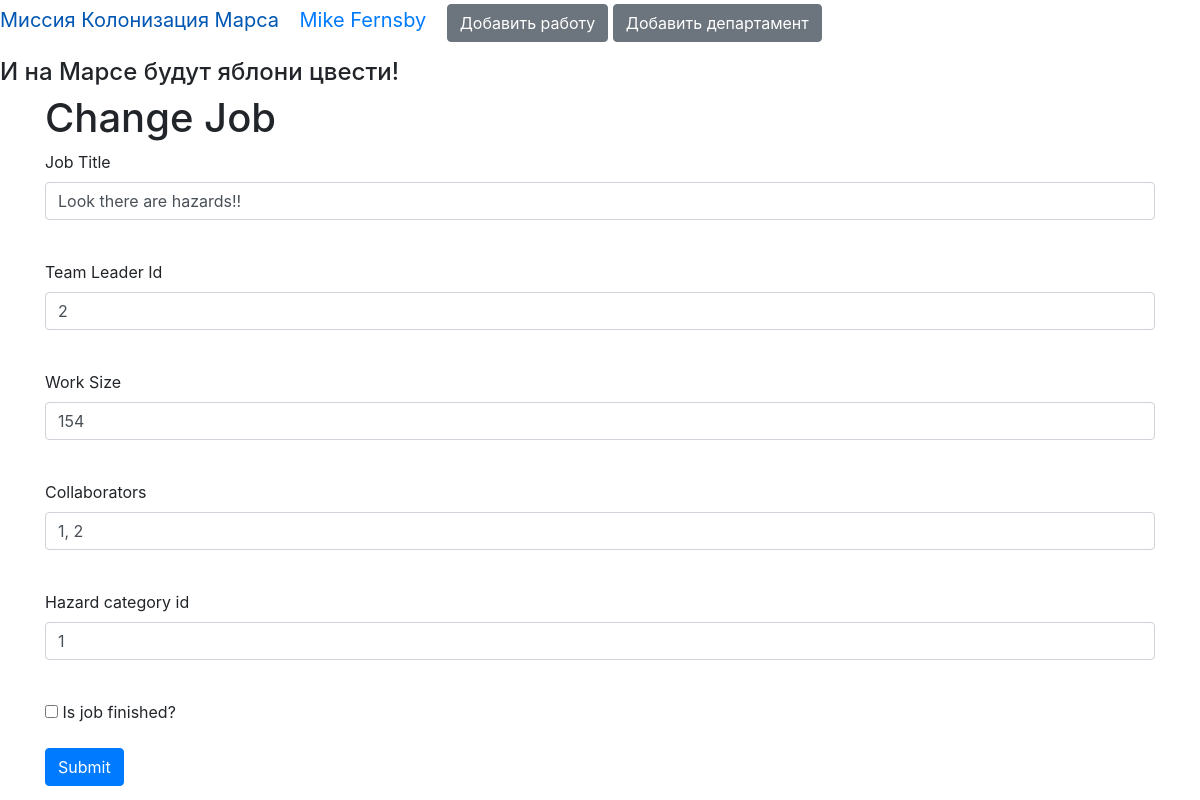
The app's page /change_job/1 (signed in), older data.
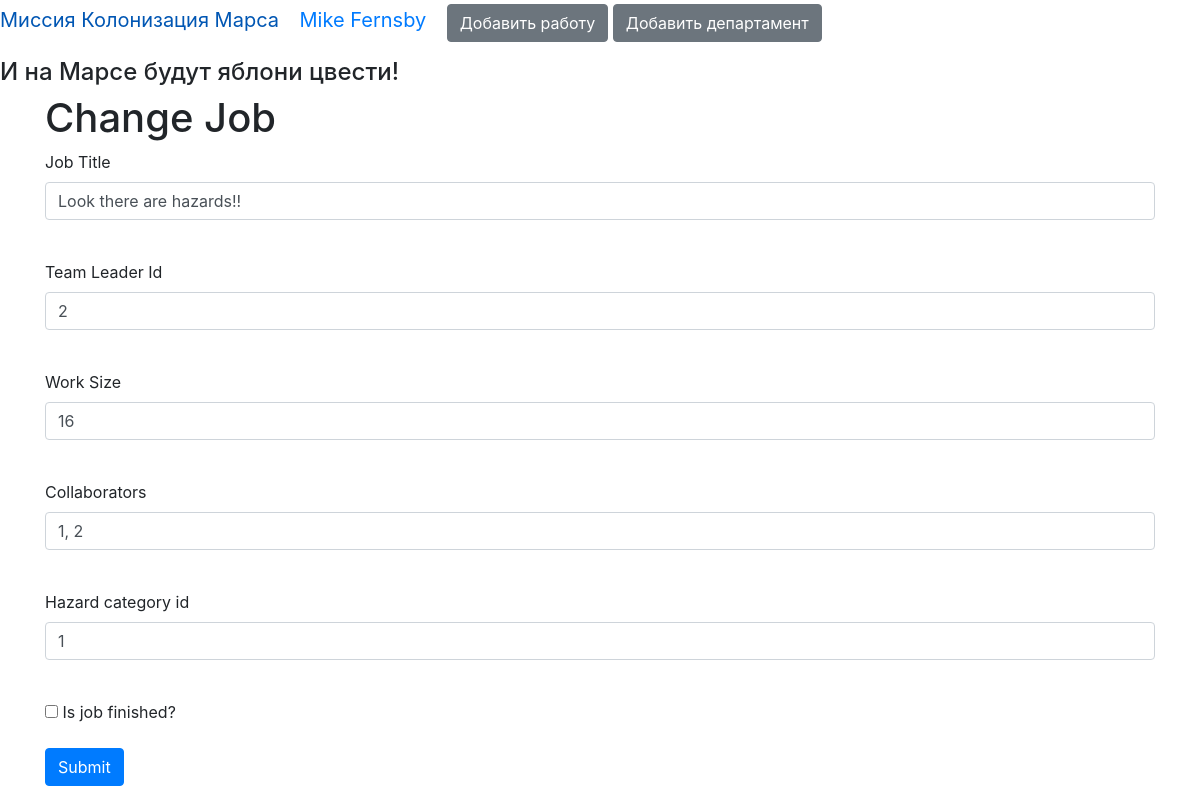
The same page, newer data.
### data/beta_code.py (models this page shows)
class Jobs(SqlAlchemyBase, SerializerMixin):
    __tablename__ = 'jobs'
    id = sqlalchemy.Column(sqlalchemy.Integer,
                           primary_key=True, autoincrement=True)
    team_leader = sqlalchemy.Column(sqlalchemy.Integer,
                                    sqlalchemy.ForeignKey("users.id"))
    job = sqlalchemy.Column(sqlalchemy.String, nullable=True)
    work_size = sqlalchemy.Column(sqlalchemy.Integer, nullable=True)
    collaborators = sqlalchemy.Column(sqlalchemy.String, nullable=True)
    start_date = sqlalchemy.Column(sqlalchemy.DateTime,
                                   default=datetime.datetime.now)
    end_date = sqlalchemy.Column(sqlalchemy.DateTime, nullable=True)
    is_finished = sqlalchemy.Column(sqlalchemy.Boolean, nullable=True)
    author = sqlalchemy.Column(sqlalchemy.Integer, nullable=True)
    categories = orm.relationship("Category",
                                  secondary="association",
                                  backref="jobs")

### truly_main.py (the view, shortened to what this page needs)
@app.route('/change_job/<id_job>', methods=['GET', 'POST'])
@login_required
def change_job(id_job):
    db_sess = db_session.create_session()
    data = db_sess.query(Jobs).filter(Jobs.id == id_job).first()
    if data.author == current_user.id or current_user.id == 1 or current_user.id == data.team_leader:
        form = JobForm()
        return render_template('job_form.html', title='Изменение работы',
                               form=form, action="change", data=data,
                               categories=", ".join([str(i.id) for i in data.categories]))
    return "У вас нет прав на это действие"

### data/forms/job.py
class JobForm(FlaskForm):
    title = StringField('Job Title', validators=[DataRequired()])
    team_leader = StringField('Team Leader Id', validators=[DataRequired()])
    work_size = StringField('Work Size', validators=[DataRequired()])
    collaborators = StringField('Collaborators', validators=[DataRequired()])
    category = StringField('Hazard category id', validators=[DataRequired()])
    is_finished = BooleanField("Is job finished?")
    submit = SubmitField('Submit')

### data/db_session.py (called while the page is built)
def create_session() -> Session:
    global __factory
    return __factory()

### truly_main.py (called while the page is built)
@login_manager.user_loader
def load_user(user_id):
    db_sess = db_session.create_session()
    return db_sess.query(User).get(user_id)

### templates/job_form.html (shortened to what this page needs)
{% extends "base.html" %}
{% block content %}
{% if action == "add" %}
<h1>Add Job</h1>
{% else %}
<h1>Change Job</h1>
{% endif %}
<form action="" method="post" novalidate>
    <p>
        {{ form.title.label }}<br>
        {{ form.title(class="form-control", value=data.job) }}<br>
    </p>
    <p>
        {{ form.team_leader.label }}<br>
        {{ form.team_leader(class="form-control", value=data.team_leader) }}<br>
    </p>
    <p>
        {{ form.work_size.label }}<br>
        {{ form.work_size(class="form-control", value=data.work_size) }}<br>
    </p>
    <p>
        {{ form.collaborators.label }}<br>
        {{ form.collaborators(class="form-control", value=data.collaborators) }}<br>
    </p>
    <p>
        {{ form.category.label }}<br>
        {{ form.category(class="form-control", value=categories) }}<br>
    </p>
    {% if data == None %}
    <p>{{ form.is_finished() }} {{ form.is_finished.label }}</p>
    {% else %}
    <p>{{ form.is_finished(checked=data.is_finished) }} {{ form.is_finished.label }}</p>
    {% endif %}
    <p>{{ form.submit(type="submit", class="btn btn-primary") }}</p>
</form>
{% endblock %}

Row changes from the older to the newer data that the page shows:
changed Jobs: work_size "154" → "16"
